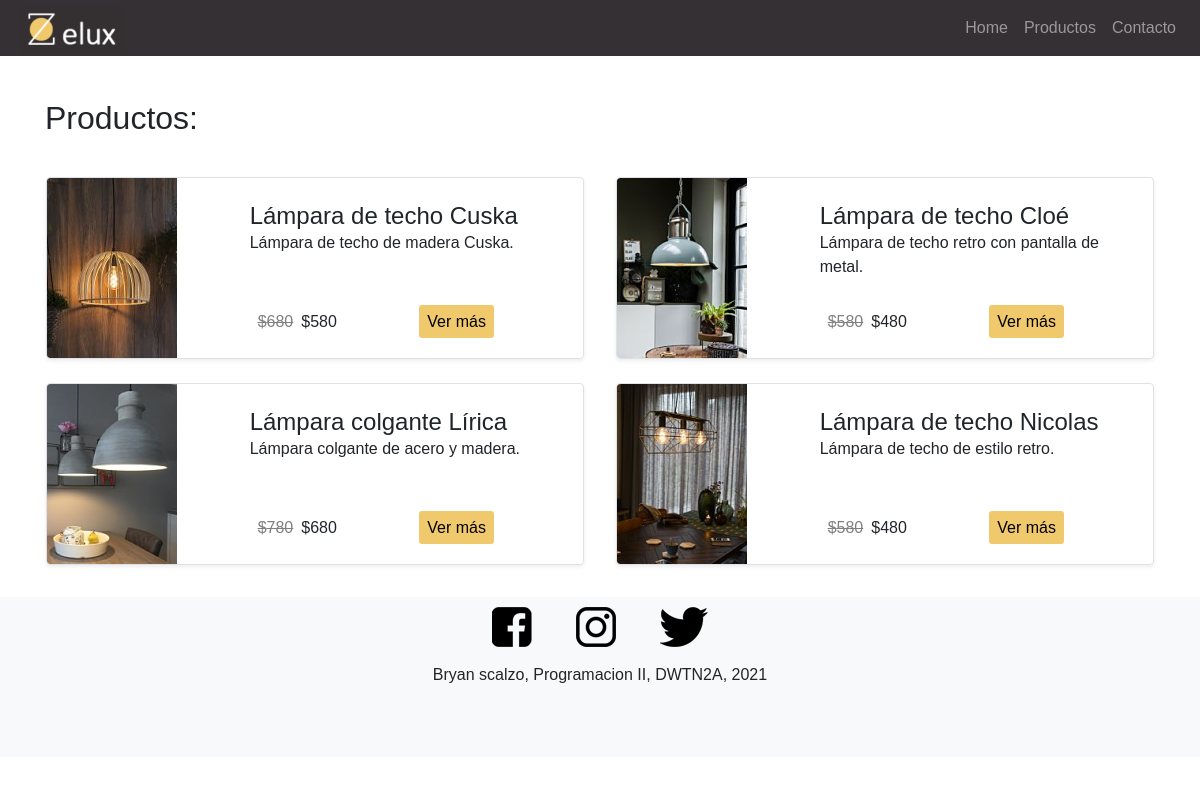
Page /index.php?s=productos on the committed database.
### tables this page shows
CREATE TABLE `productos` (
  `producto_id` int(10) unsigned NOT NULL AUTO_INCREMENT,
  `usuario_fk` int(10) unsigned NOT NULL,
  `categoria_fk` tinyint(3) unsigned NOT NULL,
  `titulo` varchar(150) NOT NULL,
  `intro` varchar(255) NOT NULL,
  `texto` text NOT NULL,
  `precio_inicial` decimal(6,2) NOT NULL,
  `precio_descuento` decimal(6,2) DEFAULT NULL,
  `img` varchar(255) NOT NULL,
  `alt` varchar(150) NOT NULL,
  PRIMARY KEY (`producto_id`,`categoria_fk`),
  KEY `fk_noticias_usuarios1_idx` (`usuario_fk`),
  KEY `fk_productos_equipos1_idx` (`categoria_fk`),
  CONSTRAINT `fk_productos_equipos1` FOREIGN KEY (`categoria_fk`) REFERENCES `categorias` (`categoria_id`) ON DELETE NO ACTION ON UPDATE NO ACTION,
  CONSTRAINT `fk_productos_usuarios1` FOREIGN KEY (`usuario_fk`) REFERENCES `usuarios` (`usuario_id`) ON DELETE NO ACTION ON UPDATE NO ACTION
);

### clases/Producto.php (called while the page is built, shortened)
<?php
class Producto
{
    protected $producto_id;
    protected $titulo;
    protected $intro;
    protected $precio_inicial;
    protected $precio_descuento;
    protected $img;
    protected $alt;
    public function todosProductos(): array
    {
        $db = (new Conexion())->getConexion();
        $query = "SELECT * FROM productos";
        $stmt = $db->prepare($query);
        $stmt->execute();
        $stmt->setFetchMode(PDO::FETCH_CLASS, self::class);
        return $stmt->fetchAll();
    }
    public function getProductoId(): int
    {
        return $this->producto_id;
    }
    public function getTitulo(): string
    {
        return $this->titulo;
    }
    public function getIntro(): string
    {
        return $this->intro;
    }
    public function getPrecioInicial(): int
    {
        return $this->precio_inicial;
    }
    public function getPrecioDescuento(): int
    {
        return $this->precio_descuento;
    }
    public function getImg(): string
    {
        return $this->img;
    }
    public function getAlt(): string
    {
        return $this->alt;
    }
}

### secciones/productos.php (the view)
<?php
$producto = new Producto();
$productos = $producto->todosProductos();
?>
<section class="seccion-productos">
    <div class="row mb-2">
    <div class=" col-12">
    <h2 id="prod" class="col-12">Productos:</h2>
    </div>
        <?php
        foreach($productos as $producto): ?>
            <article class=" col-md-6">
                <div class="padingprod">
                    <div class="row g-0 border rounded overflow-hidden flex-md-row mb-4 shadow-sm h-md-250 position-relative">
                        <div class="col-4 nop">
                            <img class="img1" style="width: auto; height: auto;" src="./imgs/<?= htmlspecialchars($producto->getImg());?>" alt="<?= htmlspecialchars($producto->getAlt());?>">
                        </div>
                        <div class="col p-4 d-flex flex-column position-static">
                             <h3 class="mb-0 titulo1"><?= htmlspecialchars($producto->getTitulo());?></h3>
                              <p class="card-text mb-auto"><?= htmlspecialchars($producto->getIntro());?></p>
                             <div class="row">
                                 <div class="col-6">
                                 <del>$<?= htmlspecialchars($producto->getPrecioInicial());?></del><p>$<?= htmlspecialchars($producto->getPrecioDescuento());?></p>
                                 </div>
                                 <div class="col-6">
                                   <a class="botoncomprar" href="index.php?s=productos-leer&id=<?= htmlspecialchars($producto->getProductoId());?>">Ver más</a>
                                 </div>
                             </div>
                             </div>
                    </div>
                </div>
            </article>
        <?php
        endforeach; ?>
    </div>
</section>

### index.php (shortened to what this page needs)
<?php
$seccion = $_GET['s'] ?? 'home';
?>
<!DOCTYPE html>
<html lang="es">
<head>
    <link rel="stylesheet" href="css/bootstrap.css">
    <link rel="stylesheet" href="css/estilos.css">
</head>
<body>
    <header class="container fondo3">
    <h1 id="logo">Zelux</h1>
    <div class="row">
        <nav class="col navbar fixed-top navbar-expand-md navbar-dark bg-dark">
            <div class="collapse navbar-collapse" id="barra">
                <ul class="navbar-nav text-center ml-auto">
                    <li class="nav-item">
                        <a class="nav-link" href="index.php">Home</a>
                    </li>
                    <li class="nav-item">
                        <a class="nav-link" href="index.php?s=productos">Productos</a>
                    </li>
                    <li class="nav-item">
                        <a class="nav-link" href="index.php?s=contacto">Contacto</a>
                    </li>
                </ul>
            </div>
        </nav>
    </div>
    </header>
    <main class="content container">
        <?php
        require __DIR__ . '/secciones/' . $seccion . '.php';
        ?>
    </main>
	<footer>
		<ul>
			<li><a href="#"><img src="imgs/facebook.png" alt="facebook icono"></a></li>
			<li><a href="#"><img src="imgs/instagram.png" alt="instagram icono"></a></li>
			<li><a href="#"><img src="imgs/twitter.png" alt="twitter icono"></a></li>
		</ul>
		<p>Bryan scalzo, Programacion II, DWTN2A, 2021</p>
    </footer>
</body>
</html>

### css/estilos.css (style rules this page uses)
* { box-sizing: border-box; font-family: 'Mulish', sans-serif; }
footer { background-color: #f8f9fa; box-sizing: border-box; margin: 0; padding: 0; text-align: center; padding-top: 10px; padding-bottom: 5px; height: 20vh; }
footer li { display: inline; text-align: center; margin-right: 40px; margin-bottom: 0 !important; }
#logo { width: 106px; height: 48px; background: url("../imgs/ZELUX.png"); font-size: 0; position: fixed; top: 6px; left: 20px; z-index: 1031; }
nav.navbar { background-color: #343034 !important; }
body { padding-top: 35px; }
.botoncomprar { background-color: #F1C96D; text-decoration: none; border-radius: 3px; color: black; padding: 0.5rem; }
.nop { padding: 0; margin: 0; }
.titulo1 { font-size: 1.5rem; }
del,p { display:inline }
del { color: grey; padding: 0.5rem; }
.img1 { border-radius: 3px 0 0 3px; }
.padingprod { padding: 0 1rem 0 1rem; }
#prod { padding: 1em 0 1em 0; }
.seccion-productos { margin-top: 2em; }

### rows in the picture
productos: img (picture), titulo "Lámpara de techo Cuska", intro "Lámpara de techo de madera Cuska.", precio_inicial "680", precio_descuento "580"
productos: img (picture), titulo "Lámpara de techo Cloé", intro "Lámpara de techo retro con pantalla de metal.", precio_inicial "580", precio_descuento "480"
productos: img (picture), titulo "Lámpara colgante Lírica", intro "Lámpara colgante de acero y madera.", precio_inicial "780", precio_descuento "680"
productos: img (picture), titulo "Lámpara de techo Nicolas", intro "Lámpara de techo de estilo retro.", precio_inicial "580", precio_descuento "480"
